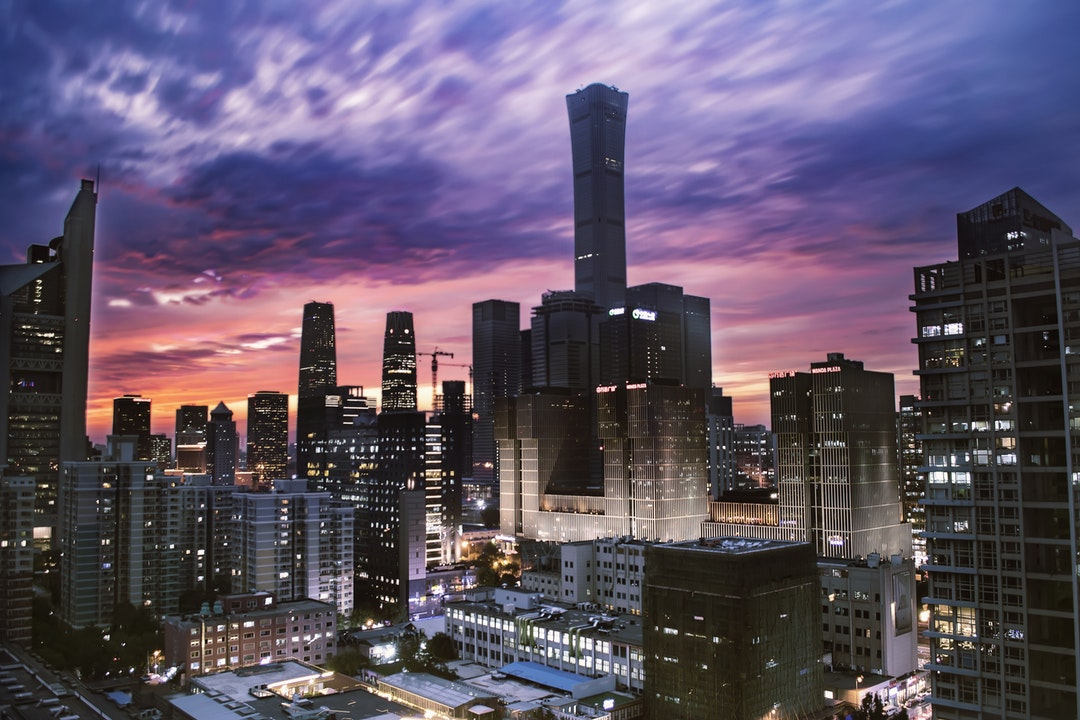
#> input picture 04-computer-vision/opencv-basics/5.jpg, 1080 x 720 px
$ python cv_basics.py
#> lines starting #> are read from the running program, lines starting #| are printed output that depends on the picture
import os
import cv2

def main():
    base_dir = os.path.dirname(os.path.abspath(__file__))
    img_path = os.path.join(base_dir, "5.jpg")

    img = cv2.imread(img_path)
#> img is the input picture: shape (720, 1080, 3); mean B, G, R 103.8, 83.4, 94.5
    if img is None:
        print(f"[ERROR] Could not load image from {img_path}")
        return

    print(f"Image Loaded: Shape = {img.shape}, Data Type = {img.dtype}")
#| Image Loaded: Shape = (720, 1080, 3), Data Type = uint8

    # Drawing geometric shapes and annotations
    # 1. Rectangle
    cv2.rectangle(img, (10, 40), (165, 458), (25, 245, 60), 5)
    # 2. Filled Circle
    cv2.circle(img, (300, 250), 50, (2, 2, 2), -1)
    # 3. Text
    cv2.putText(img, "OpenCV Demo", (150, 500), cv2.FONT_HERSHEY_SIMPLEX, 1.2, (150, 142, 56), 3)
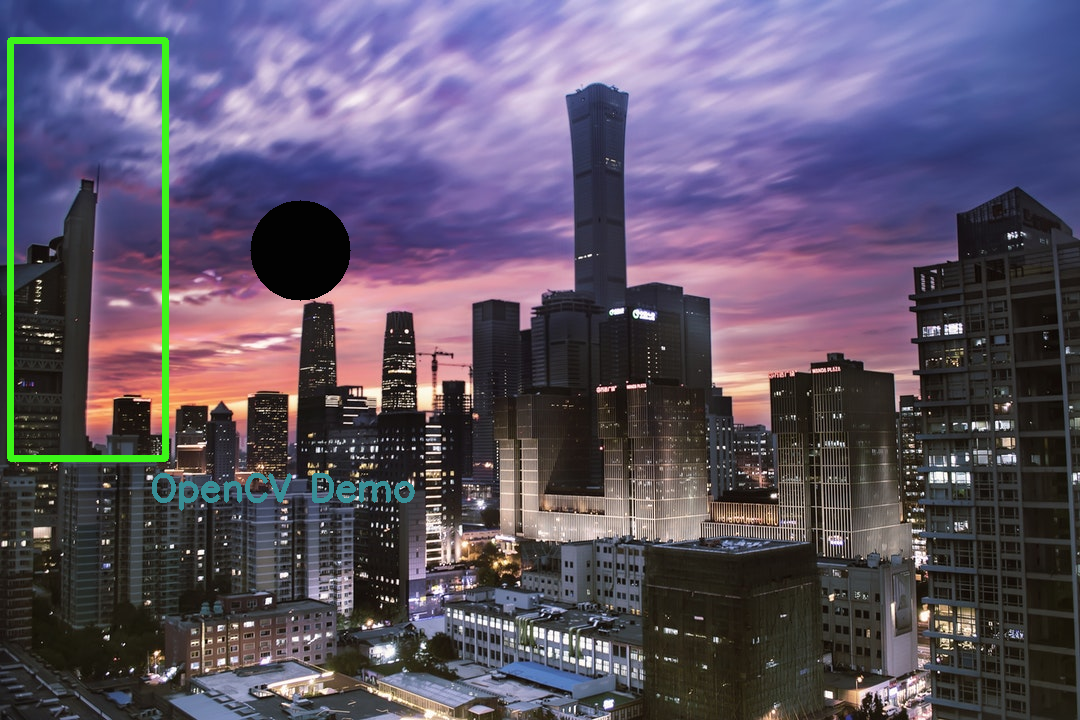
#> img: shape (720, 1080, 3); mean B, G, R 102.2, 84.8, 93.2

    cv2.imshow("OpenCV Basics Demo", img)
    print("Press any key in the image window to close...")
    cv2.waitKey(0)
    cv2.destroyAllWindows()

if __name__ == "__main__":
    main()

$ run again, with 04-computer-vision/opencv-basics/6.jpg copied over 04-computer-vision/opencv-basics/5.jpg
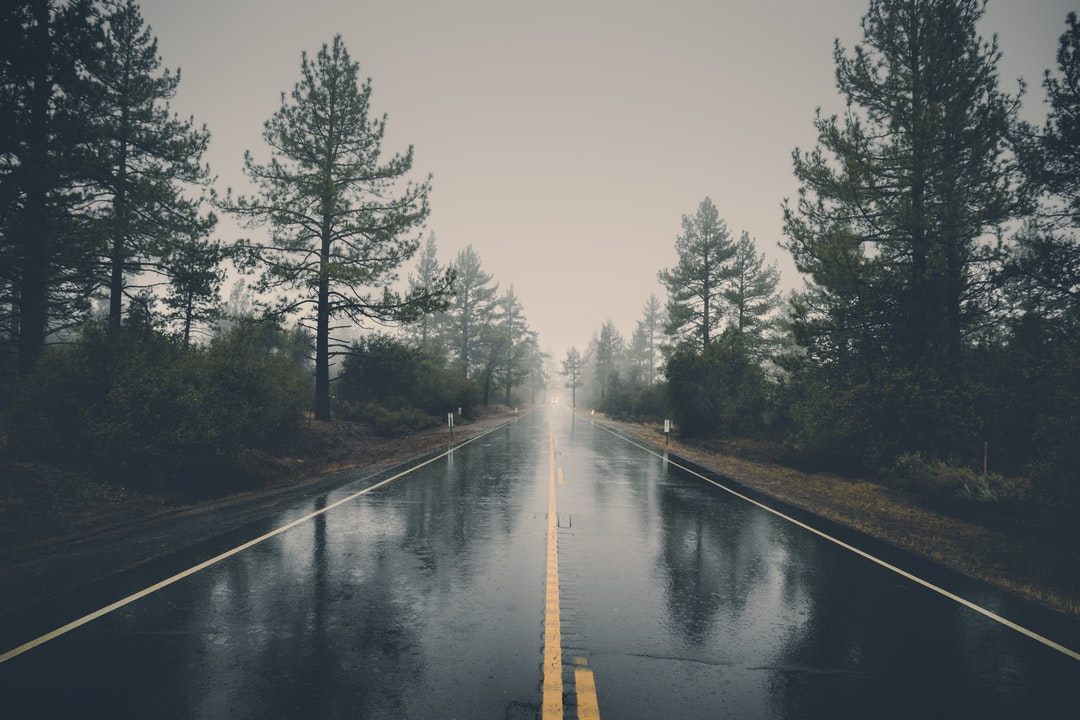
#> input picture 04-computer-vision/opencv-basics/6.jpg, 1080 x 720 px
#> in main, img is the input picture: shape (720, 1080, 3); mean B, G, R 100.6, 101, 97
#| Image Loaded: Shape = (720, 1080, 3), Data Type = uint8
#> in main, `cv2.putText(img, "OpenCV Demo", (150, 500), cv2.FONT_HERSHEY_SIMPLEX, ..`:
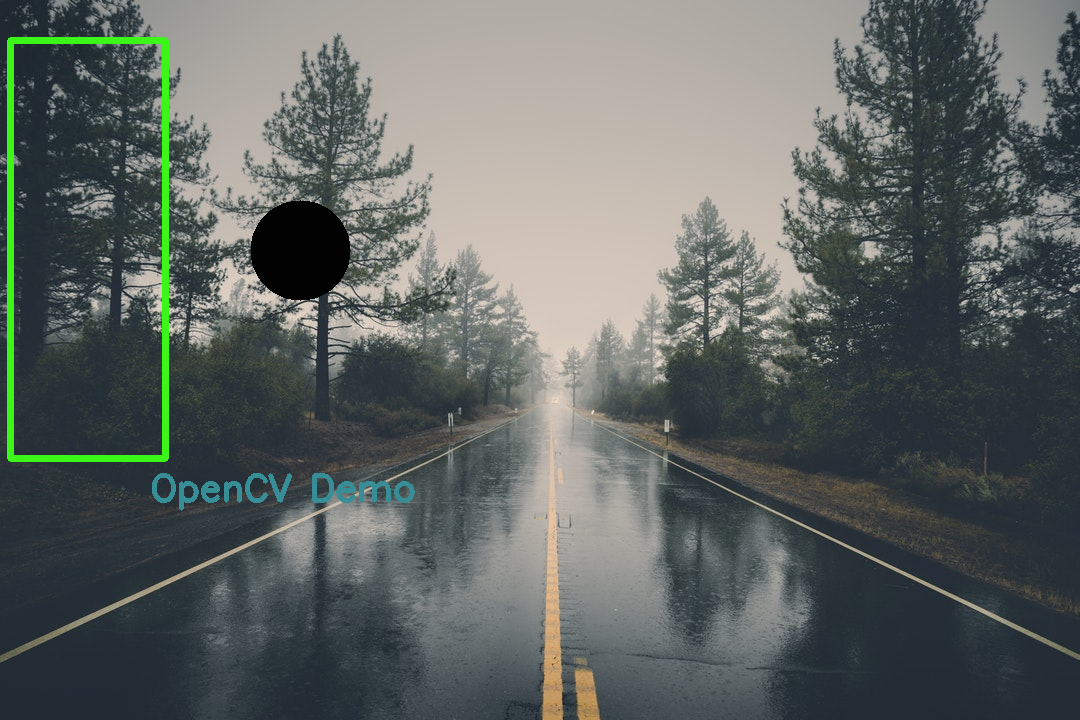
#> img: shape (720, 1080, 3); mean B, G, R 99.2, 101.9, 95.7
